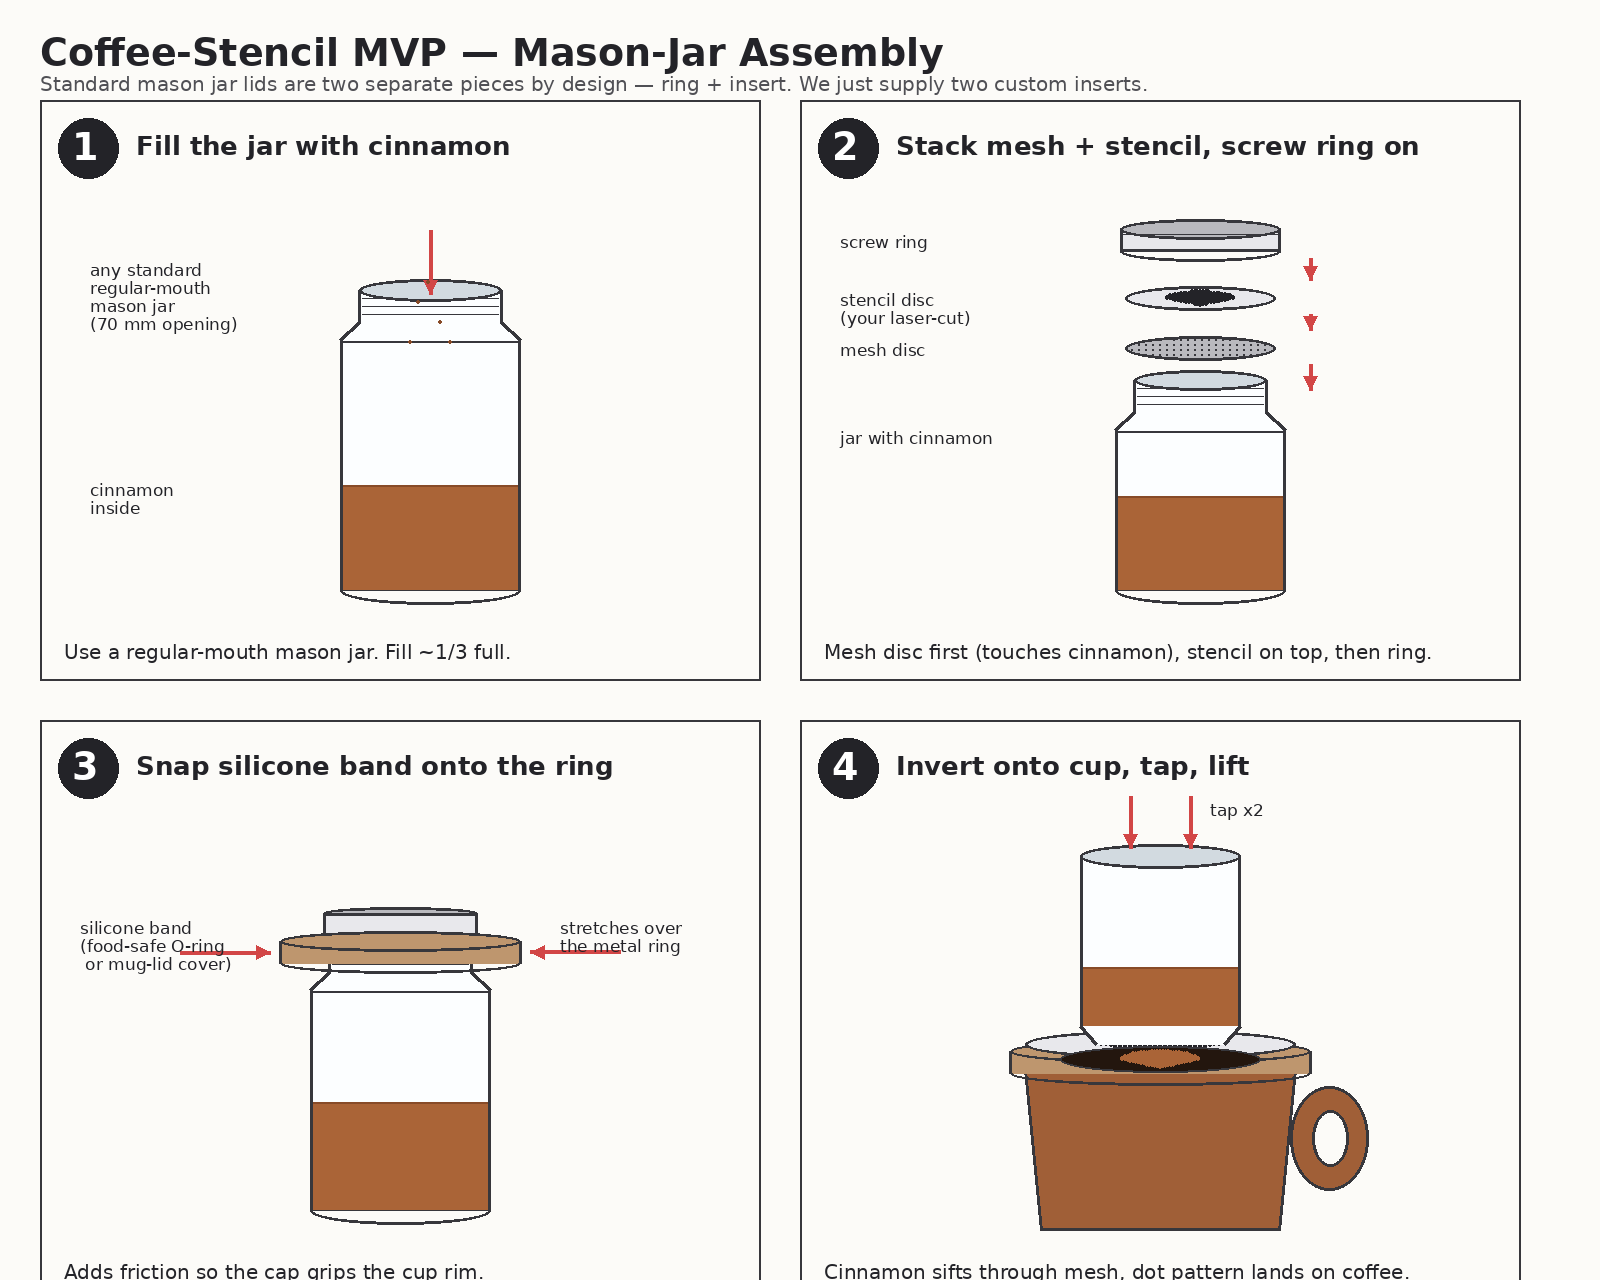

This chart was generated by the following Python code:
"""4-panel step-by-step assembly diagram for the mason-jar MVP.

Mason jar lids are guaranteed to be two separate pieces (ring + insert),
so this approach has no parts-uncertainty: every standard jar in the world
lets you stack your own discs under the ring.
"""

from __future__ import annotations

import math
from pathlib import Path

from PIL import Image, ImageDraw, ImageFont

OUT = Path("/home/user/hello-world/assembly_steps.png")

W, H = 1600, 1280
PANEL_W, PANEL_H = 720, 580
MARGIN = 40

OUTLINE = (55, 55, 60)
INK = (35, 35, 40)
GLASS = (252, 254, 255)        # mason jar body (clear glass, near white)
GLASS_DARK = (210, 218, 224)
STEEL = (232, 232, 236)
STEEL_DARK = (185, 185, 190)
CINNAMON = (170, 100, 55)
CINNAMON_DARK = (135, 75, 40)
SILICONE = (190, 150, 110)
SILICONE_DARK = (140, 100, 70)
COFFEE = (35, 22, 14)
WOOD = (160, 95, 55)
WOOD_DARK = (115, 65, 35)
ARROW = (210, 70, 70)
BG = (252, 251, 248)

STROKE = 3
FONT_NUM = ImageFont.truetype("/usr/share/fonts/truetype/dejavu/DejaVuSans-Bold.ttf", 38)
FONT_TITLE = ImageFont.truetype("/usr/share/fonts/truetype/dejavu/DejaVuSans-Bold.ttf", 26)
FONT_CAPTION = ImageFont.truetype("/usr/share/fonts/truetype/dejavu/DejaVuSans.ttf", 20)
FONT_LABEL = ImageFont.truetype("/usr/share/fonts/truetype/dejavu/DejaVuSans.ttf", 17)
FONT_TITLE_BIG = ImageFont.truetype("/usr/share/fonts/truetype/dejavu/DejaVuSans-Bold.ttf", 38)


# ---------- helpers ----------

def panel_origin(idx: int) -> tuple[int, int]:
    col = idx % 2
    row = idx // 2
    return (MARGIN + col * (PANEL_W + MARGIN), 100 + row * (PANEL_H + MARGIN))


def draw_panel_frame(d, ox, oy, num, title, caption):
    d.rectangle((ox, oy, ox + PANEL_W, oy + PANEL_H),
                outline=OUTLINE, width=2, fill=BG)
    d.ellipse((ox + 18, oy + 18, ox + 78, oy + 78), fill=INK)
    d.text((ox + 32, oy + 24), str(num), fill=(255, 255, 255), font=FONT_NUM)
    d.text((ox + 96, oy + 30), title, fill=INK, font=FONT_TITLE)
    d.text((ox + 24, oy + PANEL_H - 40), caption, fill=INK, font=FONT_CAPTION)


def straight_arrow(d, x0, y0, x1, y1, color=ARROW, width=4, head=14):
    d.line((x0, y0, x1, y1), fill=color, width=width)
    dx, dy = x1 - x0, y1 - y0
    L = math.hypot(dx, dy)
    if L < 1:
        return
    ux, uy = dx / L, dy / L
    nx, ny = -uy, ux
    p1 = (x1, y1)
    p2 = (x1 - ux * head + nx * head * 0.5, y1 - uy * head + ny * head * 0.5)
    p3 = (x1 - ux * head - nx * head * 0.5, y1 - uy * head - ny * head * 0.5)
    d.polygon([p1, p2, p3], fill=color)


def draw_label(d, x, y, text):
    d.multiline_text((x, y), text, fill=INK, font=FONT_LABEL, spacing=2)


# ---------- part primitives ----------

def mason_jar(d, cx, base_y, body_w=180, body_h=260, with_cinnamon=True,
              cin_frac=0.35, with_lid=False, ring_h=22):
    """Draw a mason jar with body, shoulder, threaded neck, mouth ellipse."""
    L = cx - body_w // 2
    R = cx + body_w // 2
    T = base_y - body_h
    neck_w = body_w - 38
    Ln = cx - neck_w // 2
    Rn = cx + neck_w // 2
    neck_h = 32
    shoulder_h = 18
    straight_top = base_y - body_h + neck_h + shoulder_h
    neck_bot = straight_top - shoulder_h
    neck_top = neck_bot - neck_h
    ry = 14
    ry_neck = max(8, int(ry * neck_w / body_w))

    # straight body section
    d.rectangle((L, straight_top, R, base_y), outline=OUTLINE, width=STROKE,
                fill=GLASS)
    d.arc((L, base_y - ry, R, base_y + ry), 0, 180, fill=OUTLINE, width=STROKE)

    # shoulder taper
    d.polygon([(L, straight_top), (Ln, neck_bot),
               (Rn, neck_bot), (R, straight_top)], fill=GLASS)
    d.line((L, straight_top, Ln, neck_bot), fill=OUTLINE, width=STROKE)
    d.line((R, straight_top, Rn, neck_bot), fill=OUTLINE, width=STROKE)

    # neck (vertical sides)
    d.rectangle((Ln, neck_top, Rn, neck_bot), fill=GLASS)
    d.line((Ln, neck_top, Ln, neck_bot), fill=OUTLINE, width=STROKE)
    d.line((Rn, neck_top, Rn, neck_bot), fill=OUTLINE, width=STROKE)

    # thread lines on neck
    for y in (neck_top + 8, neck_top + 16, neck_top + 24):
        d.line((Ln + 3, y, Rn - 3, y), fill=OUTLINE, width=1)

    # mouth ellipse (open top)
    if not with_lid:
        d.ellipse((Ln, neck_top - ry_neck, Rn, neck_top + ry_neck),
                  outline=OUTLINE, width=STROKE, fill=GLASS_DARK)
    else:
        # ring sits on top
        d.ellipse((Ln - 6, neck_top - ry_neck - ring_h,
                   Rn + 6, neck_top - ry_neck - ring_h + 12),
                  outline=OUTLINE, width=STROKE, fill=STEEL_DARK)
        d.rectangle((Ln - 6, neck_top - ry_neck - ring_h + 6,
                     Rn + 6, neck_top - ry_neck + 6),
                    outline=OUTLINE, width=STROKE, fill=STEEL)
        d.arc((Ln - 6, neck_top - ry_neck, Rn + 6, neck_top - ry_neck + 12),
              0, 180, fill=OUTLINE, width=STROKE)

    # cinnamon level
    if with_cinnamon:
        cin_top_y = base_y - int(body_h * cin_frac)
        d.rectangle((L + 3, cin_top_y, R - 3, base_y - 1), fill=CINNAMON)
        d.line((L + 3, cin_top_y, R - 3, cin_top_y),
               fill=CINNAMON_DARK, width=2)

    return cx, neck_top, neck_w, ry_neck


def mason_ring(d, cx, cy, w=210, h=22, ry=12):
    """Standalone metal ring (the screw-on band) seen 3/4 from the front."""
    L = cx - w // 2
    R = cx + w // 2
    T = cy - h // 2
    B = cy + h // 2
    d.rectangle((L, T, R, B), outline=OUTLINE, width=STROKE, fill=STEEL)
    d.ellipse((L, T - ry, R, T + ry), outline=OUTLINE, width=STROKE,
              fill=STEEL_DARK)
    d.arc((L, B - ry, R, B + ry), 0, 180, fill=OUTLINE, width=STROKE)
    # rolled lip
    d.line((L + 1, T + 5, R - 1, T + 5), fill=OUTLINE, width=1)


def mesh_disc(d, cx, cy, w=200, ry=14):
    """A flat disc viewed 3/4 with mesh dots covering it."""
    L = cx - w // 2
    R = cx + w // 2
    d.ellipse((L, cy - ry, R, cy + ry), outline=OUTLINE, width=STROKE,
              fill=STEEL_DARK)
    # mesh dots
    for i in range(L + 6, R - 6, 7):
        for j in range(cy - ry + 3, cy + ry - 3, 5):
            u = (i - cx) / (w / 2 - 4)
            v = (j - cy) / (ry - 2)
            if u * u + v * v <= 1.0:
                d.ellipse((i, j, i + 1.6, j + 1.6), fill=OUTLINE)


def stencil_disc(d, cx, cy, w=200, ry=14, show_heart=True):
    """A flat stencil disc with heart-pattern dot holes."""
    L = cx - w // 2
    R = cx + w // 2
    d.ellipse((L, cy - ry, R, cy + ry), outline=OUTLINE, width=STROKE, fill=STEEL)
    if not show_heart:
        return
    rxh = w * 0.22
    ryh = ry * 0.55
    for u_i in range(-12, 13):
        for v_i in range(-6, 7):
            u = u_i / 12
            v = v_i / 6
            x, y = u, -v
            val = (x * x + y * y - 1) ** 3 - x * x * y * y * y
            if val <= 0 and u * u + v * v < 1.1:
                px = cx + u * rxh
                py = cy + v * ryh
                d.ellipse((px - 1.5, py - 1.5, px + 1.5, py + 1.5), fill=INK)


def silicone_band(d, cx, cy, w=230, h=20, ry=10):
    """A flexible O-ring style band, seen 3/4."""
    L = cx - w // 2
    R = cx + w // 2
    T = cy - h // 2
    B = cy + h // 2
    d.rectangle((L, T, R, B), fill=SILICONE)
    d.ellipse((L, T - ry, R, T + ry), outline=OUTLINE, width=STROKE,
              fill=SILICONE)
    d.arc((L, B - ry, R, B + ry), 0, 180, fill=OUTLINE, width=STROKE)
    d.line((L, T, L, B), fill=OUTLINE, width=STROKE)
    d.line((R, T, R, B), fill=OUTLINE, width=STROKE)


def mug(d, cx, base_y, w=260, h=210):
    """Wooden mug silhouette."""
    L = cx - w // 2
    R = cx + w // 2
    T = base_y - h
    flare = 18
    d.polygon([(L - flare, T), (R + flare, T), (R, base_y), (L, base_y)],
              outline=OUTLINE, width=STROKE, fill=WOOD)
    d.ellipse((L - flare, T - 18, R + flare, T + 18),
              outline=OUTLINE, width=STROKE, fill=WOOD_DARK)
    # handle
    d.ellipse((R + flare - 8, T + 36, R + flare + 70, T + 140),
              outline=OUTLINE, width=STROKE, fill=WOOD)
    d.ellipse((R + flare + 14, T + 60, R + flare + 50, T + 116),
              fill=BG, outline=OUTLINE, width=STROKE)


# ---------- panels ----------

def panel1(d, ox, oy):
    draw_panel_frame(d, ox, oy, 1, "Fill the jar with cinnamon",
                     "Use a regular-mouth mason jar. Fill ~1/3 full.")
    cx = ox + PANEL_W // 2 + 30
    base_y = oy + PANEL_H - 90
    mason_jar(d, cx, base_y, body_w=180, body_h=300, with_cinnamon=True,
              cin_frac=0.35)
    # downward arrow into the mouth
    straight_arrow(d, cx, oy + 130, cx, base_y - 300 + 4)
    # cinnamon dust particles falling near the arrow
    rng_pts = [(cx - 14, oy + 200), (cx + 8, oy + 220), (cx - 4, oy + 180),
               (cx + 18, oy + 240), (cx - 22, oy + 240)]
    for px, py in rng_pts:
        d.ellipse((px, py, px + 3, py + 3), fill=CINNAMON_DARK)
    # labels
    draw_label(d, ox + 50, oy + 160,
               "any standard\nregular-mouth\nmason jar\n(70 mm opening)")
    draw_label(d, ox + 50, oy + PANEL_H - 200, "cinnamon\ninside")


def panel2(d, ox, oy):
    draw_panel_frame(d, ox, oy, 2, "Stack mesh + stencil, screw ring on",
                     "Mesh disc first (touches cinnamon), stencil on top, then ring.")
    cx = ox + PANEL_W // 2 + 40
    base_y = oy + PANEL_H - 90
    # jar (with cinnamon, no lid yet)
    mason_jar(d, cx, base_y, body_w=170, body_h=210, with_cinnamon=True,
              cin_frac=0.45)
    # exploded vertical stack above the jar mouth
    mouth_y = base_y - 210 + 32 - 14  # neck top from mason_jar params
    # mesh disc just above mouth
    y_mesh = mouth_y - 50
    mesh_disc(d, cx, y_mesh, w=150, ry=12)
    # stencil disc above mesh
    y_st = mouth_y - 100
    stencil_disc(d, cx, y_st, w=150, ry=12, show_heart=True)
    # ring above stencil
    y_ring = mouth_y - 158
    mason_ring(d, cx, y_ring, w=160, h=22, ry=10)
    # vertical down-arrows on the right side
    ax = cx + 110
    straight_arrow(d, ax, y_ring + 18, ax, y_st - 18)
    straight_arrow(d, ax, y_st + 16, ax, y_mesh - 18)
    straight_arrow(d, ax, y_mesh + 16, ax, mouth_y - 8)
    # labels on the left
    draw_label(d, ox + 40, y_ring - 8, "screw ring")
    draw_label(d, ox + 40, y_st - 8, "stencil disc\n(your laser-cut)")
    draw_label(d, ox + 40, y_mesh - 8, "mesh disc")
    draw_label(d, ox + 40, mouth_y + 30, "jar with cinnamon")


def panel3(d, ox, oy):
    draw_panel_frame(d, ox, oy, 3, "Snap silicone band onto the ring",
                     "Adds friction so the cap grips the cup rim.")
    cx = ox + PANEL_W // 2
    base_y = oy + PANEL_H - 90
    mason_jar(d, cx, base_y, body_w=180, body_h=270, with_cinnamon=True,
              cin_frac=0.4, with_lid=True, ring_h=22)
    # silicone band, drawn around / just below the metal ring
    band_cy = base_y - 270 + 32 - 14 - 10  # near the ring
    silicone_band(d, cx, band_cy + 4, w=240, h=22, ry=10)
    # arrows showing the band snapping in from the sides
    straight_arrow(d, cx - 220, band_cy + 4, cx - 130, band_cy + 4)
    straight_arrow(d, cx + 220, band_cy + 4, cx + 130, band_cy + 4)
    # labels
    draw_label(d, ox + 40, band_cy - 30, "silicone band\n(food-safe O-ring\n or mug-lid cover)")
    draw_label(d, ox + PANEL_W - 200, band_cy - 30,
               "stretches over\nthe metal ring")


def panel4(d, ox, oy):
    draw_panel_frame(d, ox, oy, 4, "Invert onto cup, tap, lift",
                     "Cinnamon sifts through mesh, dot pattern lands on coffee.")
    cx = ox + PANEL_W // 2
    mug_base = oy + PANEL_H - 70
    mug_h = 180
    mug(d, cx, mug_base, w=240, h=mug_h)
    rim_cy = mug_base - mug_h
    # inverted jar: lid (silicone + ring + stencil) is now on the bottom touching cup
    # silicone band straddles the cup rim
    silicone_band(d, cx, rim_cy + 12, w=300, h=22, ry=12)
    # stencil disc just under it, sitting between silicone and coffee
    stencil_disc(d, cx, rim_cy - 6, w=270, ry=14, show_heart=True)
    # mesh just above stencil (but visually we draw inverted jar over both)
    # Inverted jar body — narrow neck at bottom (touching ring/stencil), wide body up
    bw = 160
    bh = 170
    body_top = rim_cy - 24 - bh  # top of the (inverted) jar
    body_bot = rim_cy - 24      # bottom of straight body
    # straight body section (now occupying upper area of cap)
    L = cx - bw // 2; R = cx + bw // 2
    d.rectangle((L, body_top, R, body_bot), outline=OUTLINE, width=STROKE, fill=GLASS)
    # bottom of jar (now top — flat) showed as ellipse
    d.ellipse((L, body_top - 12, R, body_top + 12), outline=OUTLINE,
              width=STROKE, fill=GLASS_DARK)
    # inverted shoulder + neck below body_bot
    nw = bw - 32
    Ln = cx - nw // 2; Rn = cx + nw // 2
    neck_bot = body_bot + 18
    d.polygon([(L, body_bot), (Ln, neck_bot), (Rn, neck_bot), (R, body_bot)],
              fill=GLASS)
    d.line((L, body_bot, Ln, neck_bot), fill=OUTLINE, width=STROKE)
    d.line((R, body_bot, Rn, neck_bot), fill=OUTLINE, width=STROKE)
    d.rectangle((Ln, neck_bot, Rn, rim_cy - 6), fill=GLASS)
    d.line((Ln, neck_bot, Ln, rim_cy - 6), fill=OUTLINE, width=STROKE)
    d.line((Rn, neck_bot, Rn, rim_cy - 6), fill=OUTLINE, width=STROKE)
    # cinnamon settled at the bottom of the inverted jar — meaning at body_bot region
    cin_top = body_bot - int(bh * 0.35)
    d.rectangle((L + 3, cin_top, R - 3, body_bot - 1), fill=CINNAMON)
    d.line((L + 3, cin_top, R - 3, cin_top), fill=CINNAMON_DARK, width=2)
    # tap arrows on top (now-up) jar bottom
    arrow_top = body_top - 60
    straight_arrow(d, cx - 30, arrow_top, cx - 30, body_top - 8)
    straight_arrow(d, cx + 30, arrow_top, cx + 30, body_top - 8)
    draw_label(d, cx + 50, arrow_top + 4, "tap x2")
    # coffee surface inside mug rim with cinnamon-heart pattern
    coffee_bbox = (cx - 100, rim_cy - 4, cx + 100, rim_cy + 22)
    d.ellipse(coffee_bbox, fill=COFFEE, outline=OUTLINE, width=2)
    rxh, ryh = 38, 8
    for u_i in range(-14, 15):
        for v_i in range(-7, 8):
            u = u_i / 14; v = v_i / 7
            x, y = u, -v
            val = (x * x + y * y - 1) ** 3 - x * x * y * y * y
            if val <= 0 and u * u + v * v < 1.05:
                px = cx + u * rxh
                py = rim_cy + 9 + v * ryh
                d.ellipse((px - 1.3, py - 1.3, px + 1.3, py + 1.3), fill=CINNAMON)


# ---------- main ----------

def main():
    img = Image.new("RGB", (W, H), BG)
    d = ImageDraw.Draw(img)
    d.text((MARGIN, 30), "Coffee-Stencil MVP — Mason-Jar Assembly",
           fill=INK, font=FONT_TITLE_BIG)
    d.text((MARGIN, 72),
           "Standard mason jar lids are two separate pieces by design — "
           "ring + insert. We just supply two custom inserts.",
           fill=(80, 80, 85), font=FONT_CAPTION)

    for i, fn in enumerate([panel1, panel2, panel3, panel4]):
        ox, oy = panel_origin(i)
        fn(d, ox, oy)

    img.save(OUT, "PNG", optimize=True)
    print(f"Wrote {OUT}")


if __name__ == "__main__":
    main()
